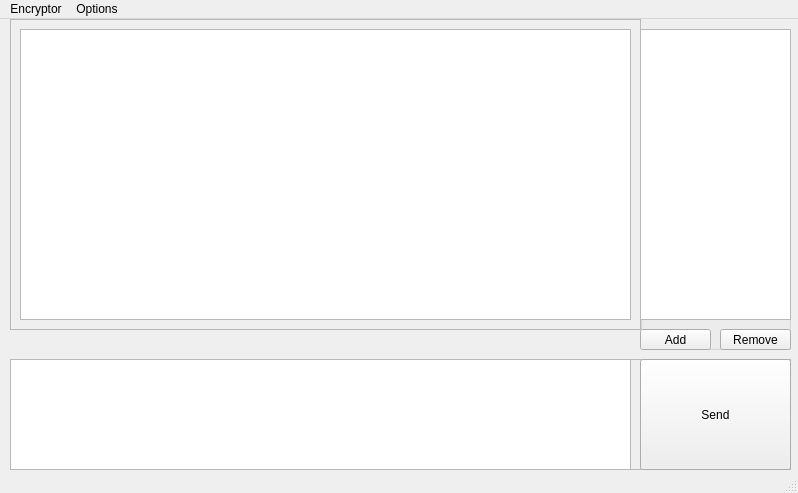
<?xml version="1.0" encoding="UTF-8"?>
<ui version="4.0">
 <class>MainWindow</class>
 <widget class="QMainWindow" name="MainWindow">
  <property name="geometry">
   <rect>
    <x>0</x>
    <y>0</y>
    <width>798</width>
    <height>493</height>
   </rect>
  </property>
  <property name="windowTitle">
   <string>MainWindow</string>
  </property>
  <widget class="QWidget" name="centralwidget">
   <widget class="QGroupBox" name="groupBox">
    <property name="geometry">
     <rect>
      <x>640</x>
      <y>10</y>
      <width>151</width>
      <height>321</height>
     </rect>
    </property>
    <property name="title">
     <string>GroupBox</string>
    </property>
    <widget class="QListWidget" name="listWidget">
     <property name="geometry">
      <rect>
       <x>0</x>
       <y>0</y>
       <width>151</width>
       <height>291</height>
      </rect>
     </property>
    </widget>
    <widget class="QPushButton" name="pushButton_2">
     <property name="geometry">
      <rect>
       <x>0</x>
       <y>300</y>
       <width>71</width>
       <height>21</height>
      </rect>
     </property>
     <property name="text">
      <string>Add</string>
     </property>
    </widget>
    <widget class="QPushButton" name="pushButton_3">
     <property name="geometry">
      <rect>
       <x>80</x>
       <y>300</y>
       <width>71</width>
       <height>21</height>
      </rect>
     </property>
     <property name="text">
      <string>Remove</string>
     </property>
    </widget>
   </widget>
   <widget class="QFrame" name="frame">
    <property name="geometry">
     <rect>
      <x>10</x>
      <y>340</y>
      <width>781</width>
      <height>111</height>
     </rect>
    </property>
    <property name="frameShape">
     <enum>QFrame::StyledPanel</enum>
    </property>
    <property name="frameShadow">
     <enum>QFrame::Raised</enum>
    </property>
    <widget class="QTextEdit" name="mytextEdit">
     <property name="geometry">
      <rect>
       <x>0</x>
       <y>0</y>
       <width>621</width>
       <height>111</height>
      </rect>
     </property>
    </widget>
    <widget class="QPushButton" name="pushButton">
     <property name="geometry">
      <rect>
       <x>630</x>
       <y>0</y>
       <width>151</width>
       <height>111</height>
      </rect>
     </property>
     <property name="text">
      <string>Send</string>
     </property>
    </widget>
   </widget>
   <widget class="QFrame" name="frame_2">
    <property name="geometry">
     <rect>
      <x>10</x>
      <y>0</y>
      <width>631</width>
      <height>311</height>
     </rect>
    </property>
    <property name="frameShape">
     <enum>QFrame::StyledPanel</enum>
    </property>
    <property name="frameShadow">
     <enum>QFrame::Raised</enum>
    </property>
    <layout class="QGridLayout" name="gridLayout">
     <item row="0" column="0">
      <widget class="QTextBrowser" name="textBrowser"/>
     </item>
    </layout>
   </widget>
  </widget>
  <widget class="QMenuBar" name="menubar">
   <property name="geometry">
    <rect>
     <x>0</x>
     <y>0</y>
     <width>798</width>
     <height>19</height>
    </rect>
   </property>
   <widget class="QMenu" name="menuSettings">
    <property name="title">
     <string>Encryptor</string>
    </property>
    <addaction name="quit_config"/>
   </widget>
   <widget class="QMenu" name="menuSettings_2">
    <property name="title">
     <string>Options</string>
    </property>
    <addaction name="actionSettings"/>
   </widget>
   <addaction name="menuSettings"/>
   <addaction name="menuSettings_2"/>
  </widget>
  <widget class="QStatusBar" name="statusbar"/>
  <action name="quit_config">
   <property name="text">
    <string>Quit</string>
   </property>
  </action>
  <action name="actionSettings">
   <property name="text">
    <string>Settings</string>
   </property>
  </action>
 </widget>
 <resources/>
 <connections/>
</ui>
